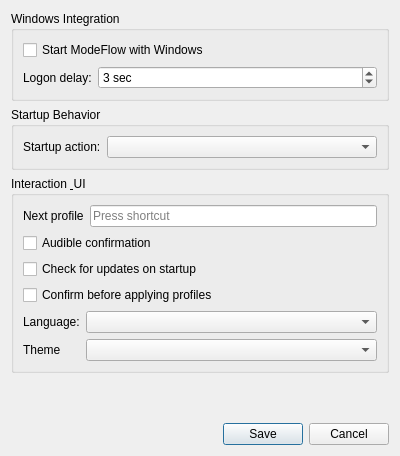
<?xml version="1.0" encoding="UTF-8"?>
<ui version="4.0">
 <class>SettingsDialog</class>
 <widget class="QDialog" name="SettingsDialog">
  <property name="geometry">
   <rect>
    <x>0</x>
    <y>0</y>
    <width>400</width>
    <height>456</height>
   </rect>
  </property>
  <property name="minimumSize">
   <size>
    <width>400</width>
    <height>0</height>
   </size>
  </property>
  <property name="windowTitle">
   <string>Settings</string>
  </property>
  <layout class="QVBoxLayout" name="verticalLayout">
   <property name="sizeConstraint">
    <enum>QLayout::SizeConstraint::SetMinimumSize</enum>
   </property>
   <item>
    <widget class="QGroupBox" name="groupWindows">
     <property name="title">
      <string>Windows Integration</string>
     </property>
     <layout class="QFormLayout" name="formLayout_1">
      <item row="0" column="0">
       <widget class="QCheckBox" name="checkAutostart">
        <property name="toolTip">
         <string>Administrative privileges are required to modify the system task scheduler.</string>
        </property>
        <property name="text">
         <string>Start ModeFlow with Windows</string>
        </property>
       </widget>
      </item>
      <item row="1" column="0" colspan="2">
       <layout class="QHBoxLayout" name="horizontalLayout_4" stretch="0,10">
        <item>
         <widget class="QLabel" name="label_delay">
          <property name="toolTip">
           <string>&lt;html&gt;&lt;head/&gt;&lt;body&gt;&lt;p&gt;Sets a pause before automatically applying settings upon Windows logon. &lt;/p&gt;&lt;p&gt;&lt;span style=&quot; font-weight:700;&quot;&gt;Tip&lt;/span&gt;: &lt;span style=&quot; font-style:italic;&quot;&gt;Drivers for monitors and audio cards take time to load. If the startup profile doesn't apply correctly, try increasing this delay.&lt;/span&gt;&lt;/p&gt;&lt;/body&gt;&lt;/html&gt;</string>
          </property>
          <property name="text">
           <string>Logon delay:</string>
          </property>
         </widget>
        </item>
        <item>
         <widget class="QSpinBox" name="spinLogonDelay">
          <property name="toolTip">
           <string>&lt;html&gt;&lt;head/&gt;&lt;body&gt;&lt;p&gt;Sets a pause before automatically applying settings upon Windows logon. &lt;/p&gt;&lt;p&gt;&lt;span style=&quot; font-weight:700;&quot;&gt;Tip&lt;/span&gt;: &lt;span style=&quot; font-style:italic;&quot;&gt;Drivers for monitors and audio cards take time to load. If the startup profile doesn't apply correctly, try increasing this delay.&lt;/span&gt;&lt;/p&gt;&lt;/body&gt;&lt;/html&gt;</string>
          </property>
          <property name="suffix">
           <string> sec</string>
          </property>
          <property name="maximum">
           <number>30</number>
          </property>
          <property name="value">
           <number>3</number>
          </property>
         </widget>
        </item>
       </layout>
      </item>
     </layout>
    </widget>
   </item>
   <item>
    <widget class="QGroupBox" name="groupStartup">
     <property name="title">
      <string>Startup Behavior</string>
     </property>
     <layout class="QFormLayout" name="formLayout_2">
      <item row="0" column="0">
       <widget class="QLabel" name="label_action">
        <property name="toolTip">
         <string>Choose which profile to apply automatically when you log into Windows.</string>
        </property>
        <property name="text">
         <string>Startup action:</string>
        </property>
       </widget>
      </item>
      <item row="0" column="1">
       <widget class="QComboBox" name="comboStartupPolicy">
        <property name="toolTip">
         <string>Choose which profile to apply automatically when you log into Windows.</string>
        </property>
       </widget>
      </item>
     </layout>
    </widget>
   </item>
   <item>
    <widget class="QGroupBox" name="groupUI">
     <property name="title">
      <string>Interaction &amp; UI</string>
     </property>
     <layout class="QFormLayout" name="formLayout_3">
      <item row="1" column="0" colspan="2">
       <layout class="QHBoxLayout" name="horizontalLayout_3" stretch="0,10">
        <item>
         <widget class="QLabel" name="label_next">
          <property name="toolTip">
           <string>Cycle through all your saved profiles using this global shortcut.</string>
          </property>
          <property name="text">
           <string>Next profile</string>
          </property>
         </widget>
        </item>
        <item>
         <widget class="ModeFlow::Gui::HotkeyEdit" name="keyEditNextProfile">
          <property name="toolTip">
           <string>Cycle through all your saved profiles using this global shortcut.</string>
          </property>
         </widget>
        </item>
       </layout>
      </item>
      <item row="2" column="0" colspan="2">
       <widget class="QCheckBox" name="checkAudioConfirmation">
        <property name="toolTip">
         <string>Play an audio signal upon successful profile activation.</string>
        </property>
        <property name="text">
         <string>Audible confirmation</string>
        </property>
       </widget>
      </item>
      <item row="3" column="0" colspan="2">
       <widget class="QCheckBox" name="checkAutoUpdate">
        <property name="toolTip">
         <string>Check for new versions when ModeFlow starts.</string>
        </property>
        <property name="text">
         <string>Check for updates on startup</string>
        </property>
       </widget>
      </item>
      <item row="5" column="0" colspan="2">
       <layout class="QGridLayout" name="gridLayout" columnstretch="0,10">
        <item row="0" column="0">
         <widget class="QLabel" name="label_lang">
          <property name="text">
           <string>Language:</string>
          </property>
         </widget>
        </item>
        <item row="0" column="1">
         <widget class="QComboBox" name="comboLanguage"/>
        </item>
        <item row="1" column="0">
         <widget class="QLabel" name="label">
          <property name="text">
           <string>Theme</string>
          </property>
         </widget>
        </item>
        <item row="1" column="1">
         <widget class="QComboBox" name="comboTheme"/>
        </item>
       </layout>
      </item>
      <item row="4" column="0">
       <widget class="QCheckBox" name="checkAskConfirmation">
        <property name="toolTip">
         <string>Show a confirmation dialog when switching profiles via the tray menu or main window list.</string>
        </property>
        <property name="text">
         <string>Confirm before applying profiles</string>
        </property>
       </widget>
      </item>
     </layout>
    </widget>
   </item>
   <item>
    <spacer name="verticalSpacer">
     <property name="orientation">
      <enum>Qt::Orientation::Vertical</enum>
     </property>
     <property name="sizeType">
      <enum>QSizePolicy::Policy::Expanding</enum>
     </property>
     <property name="sizeHint" stdset="0">
      <size>
       <width>0</width>
       <height>0</height>
      </size>
     </property>
    </spacer>
   </item>
   <item>
    <widget class="QDialogButtonBox" name="buttonBox">
     <property name="standardButtons">
      <set>QDialogButtonBox::StandardButton::Cancel|QDialogButtonBox::StandardButton::Save</set>
     </property>
    </widget>
   </item>
  </layout>
 </widget>
 <customwidgets>
  <customwidget>
   <class>ModeFlow::Gui::HotkeyEdit</class>
   <extends>QKeySequenceEdit</extends>
   <header location="global">HotkeyEdit.h</header>
  </customwidget>
 </customwidgets>
 <tabstops>
  <tabstop>checkAutostart</tabstop>
  <tabstop>spinLogonDelay</tabstop>
  <tabstop>comboStartupPolicy</tabstop>
  <tabstop>keyEditNextProfile</tabstop>
  <tabstop>checkAudioConfirmation</tabstop>
  <tabstop>checkAutoUpdate</tabstop>
  <tabstop>comboLanguage</tabstop>
  <tabstop>comboTheme</tabstop>
  <tabstop>buttonBox</tabstop>
 </tabstops>
 <resources/>
 <connections/>
 <slots>
  <slot>on_spinLogonDelay_valueChanged(int)</slot>
  <slot>on_comboLanguage_currentIndexChanged(int)</slot>
 </slots>
</ui>
